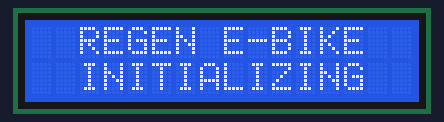
A sketch run on a simulated Arduino Uno, built with avr-gcc and run on an emulated ATmega328P. Parts: 16×2 character LCD.

Above: at 0.1 s.
At 4.8 s:
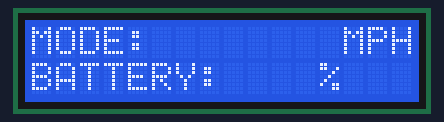

The sketch:

E-Bike.ino
```cpp
/***********************************************************************************
Regenerative E-Bike

This project implements a Field-Oriented Control scheme for a BLDC hub motor. It
also has a LDC display that shows the rider the status of the system.

Autors:
Daichi Tamid
Issam Khouri
Joel Perez
Reyes Navarro
***********************************************************************************/
#include <LiquidCrystal.h>                 // LDC Library

// LCD Pin Order (RS, E, D4, D5, D6, 12)
LiquidCrystal lcd(12, 13, 8, 7, 4, 2);     // Pin Connections to Arduino

int count = 1;

void setup() {

  // Screen Startup
  while(count <= 3) {                      // Flash Message 3 Times
    lcd.begin(16, 2);
    lcd.print("  REGEN E-BIKE");
    lcd.setCursor(2,1);
    lcd.print("INITIALIZING");
    delay(750);
    lcd.clear();
    delay(750);
    count++;
  }
  lcd.home();
  lcd.print("MODE:        MPH");
  lcd.setCursor(0,1);
  lcd.print("BATTERY:    %");
}

void loop() {
}
```
